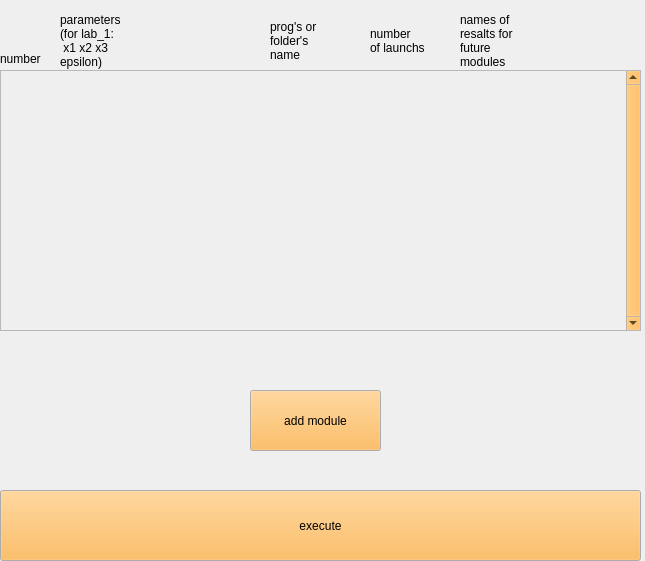
<?xml version="1.0" encoding="UTF-8"?>
<ui version="4.0">
 <class>Form</class>
 <widget class="QWidget" name="Form">
  <property name="geometry">
   <rect>
    <x>0</x>
    <y>0</y>
    <width>645</width>
    <height>561</height>
   </rect>
  </property>
  <property name="palette">
   <palette>
    <active>
     <colorrole role="Button">
      <brush brushstyle="SolidPattern">
       <color alpha="255">
        <red>252</red>
        <green>175</green>
        <blue>62</blue>
       </color>
      </brush>
     </colorrole>
    </active>
    <inactive>
     <colorrole role="Button">
      <brush brushstyle="SolidPattern">
       <color alpha="255">
        <red>252</red>
        <green>175</green>
        <blue>62</blue>
       </color>
      </brush>
     </colorrole>
    </inactive>
    <disabled>
     <colorrole role="Button">
      <brush brushstyle="SolidPattern">
       <color alpha="255">
        <red>252</red>
        <green>175</green>
        <blue>62</blue>
       </color>
      </brush>
     </colorrole>
    </disabled>
   </palette>
  </property>
  <property name="windowTitle">
   <string>SPaCCE</string>
  </property>
  <widget class="QLabel" name="label_2">
   <property name="geometry">
    <rect>
     <x>270</x>
     <y>20</y>
     <width>91</width>
     <height>41</height>
    </rect>
   </property>
   <property name="text">
    <string>prog's or 
folder's 
name</string>
   </property>
  </widget>
  <widget class="QLabel" name="label_3">
   <property name="geometry">
    <rect>
     <x>60</x>
     <y>10</y>
     <width>81</width>
     <height>61</height>
    </rect>
   </property>
   <property name="text">
    <string>parameters 
(for lab_1:
 x1 x2 x3 
epsilon)</string>
   </property>
  </widget>
  <widget class="QPushButton" name="pushButton">
   <property name="geometry">
    <rect>
     <x>0</x>
     <y>490</y>
     <width>641</width>
     <height>71</height>
    </rect>
   </property>
   <property name="palette">
    <palette>
     <active>
      <colorrole role="Button">
       <brush brushstyle="SolidPattern">
        <color alpha="255">
         <red>252</red>
         <green>175</green>
         <blue>62</blue>
        </color>
       </brush>
      </colorrole>
     </active>
     <inactive>
      <colorrole role="Button">
       <brush brushstyle="SolidPattern">
        <color alpha="255">
         <red>252</red>
         <green>175</green>
         <blue>62</blue>
        </color>
       </brush>
      </colorrole>
     </inactive>
     <disabled>
      <colorrole role="Button">
       <brush brushstyle="SolidPattern">
        <color alpha="255">
         <red>252</red>
         <green>175</green>
         <blue>62</blue>
        </color>
       </brush>
      </colorrole>
     </disabled>
    </palette>
   </property>
   <property name="text">
    <string>execute</string>
   </property>
  </widget>
  <widget class="QScrollArea" name="scrollArea">
   <property name="geometry">
    <rect>
     <x>0</x>
     <y>70</y>
     <width>641</width>
     <height>261</height>
    </rect>
   </property>
   <property name="sizePolicy">
    <sizepolicy hsizetype="Expanding" vsizetype="Expanding">
     <horstretch>0</horstretch>
     <verstretch>0</verstretch>
    </sizepolicy>
   </property>
   <property name="verticalScrollBarPolicy">
    <enum>Qt::ScrollBarAlwaysOn</enum>
   </property>
   <property name="sizeAdjustPolicy">
    <enum>QAbstractScrollArea::AdjustIgnored</enum>
   </property>
   <property name="widgetResizable">
    <bool>true</bool>
   </property>
   <widget class="QWidget" name="scrollAreaWidgetContents">
    <property name="geometry">
     <rect>
      <x>0</x>
      <y>0</y>
      <width>625</width>
      <height>259</height>
     </rect>
    </property>
    <property name="sizePolicy">
     <sizepolicy hsizetype="Preferred" vsizetype="Preferred">
      <horstretch>0</horstretch>
      <verstretch>0</verstretch>
     </sizepolicy>
    </property>
   </widget>
  </widget>
  <widget class="QPushButton" name="pushButton_2">
   <property name="geometry">
    <rect>
     <x>250</x>
     <y>390</y>
     <width>131</width>
     <height>61</height>
    </rect>
   </property>
   <property name="palette">
    <palette>
     <active>
      <colorrole role="Button">
       <brush brushstyle="SolidPattern">
        <color alpha="255">
         <red>252</red>
         <green>175</green>
         <blue>62</blue>
        </color>
       </brush>
      </colorrole>
     </active>
     <inactive>
      <colorrole role="Button">
       <brush brushstyle="SolidPattern">
        <color alpha="255">
         <red>252</red>
         <green>175</green>
         <blue>62</blue>
        </color>
       </brush>
      </colorrole>
     </inactive>
     <disabled>
      <colorrole role="Button">
       <brush brushstyle="SolidPattern">
        <color alpha="255">
         <red>252</red>
         <green>175</green>
         <blue>62</blue>
        </color>
       </brush>
      </colorrole>
     </disabled>
    </palette>
   </property>
   <property name="text">
    <string>add module</string>
   </property>
  </widget>
  <widget class="QLabel" name="label">
   <property name="geometry">
    <rect>
     <x>0</x>
     <y>50</y>
     <width>51</width>
     <height>17</height>
    </rect>
   </property>
   <property name="text">
    <string>number</string>
   </property>
  </widget>
  <widget class="QLabel" name="label_4">
   <property name="geometry">
    <rect>
     <x>370</x>
     <y>20</y>
     <width>71</width>
     <height>41</height>
    </rect>
   </property>
   <property name="text">
    <string>number 
of launchs</string>
   </property>
  </widget>
  <widget class="QLabel" name="label_5">
   <property name="geometry">
    <rect>
     <x>460</x>
     <y>10</y>
     <width>64</width>
     <height>61</height>
    </rect>
   </property>
   <property name="text">
    <string>names of 
resalts for 
future 
modules</string>
   </property>
  </widget>
 </widget>
 <resources/>
 <connections/>
</ui>
